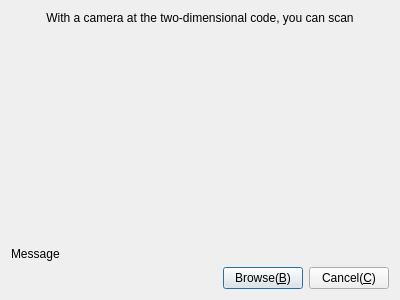
<?xml version="1.0" encoding="UTF-8"?>
<ui version="4.0">
 <class>CDlgScanQRcode</class>
 <widget class="QDialog" name="CDlgScanQRcode">
  <property name="geometry">
   <rect>
    <x>0</x>
    <y>0</y>
    <width>400</width>
    <height>300</height>
   </rect>
  </property>
  <property name="windowTitle">
   <string>Scan QR Code</string>
  </property>
  <layout class="QGridLayout" name="gridLayout">
   <item row="0" column="0">
    <widget class="QLabel" name="label">
     <property name="text">
      <string>With a camera at the two-dimensional code, you can scan</string>
     </property>
     <property name="alignment">
      <set>Qt::AlignCenter</set>
     </property>
     <property name="wordWrap">
      <bool>true</bool>
     </property>
    </widget>
   </item>
   <item row="1" column="0">
    <layout class="QHBoxLayout" name="horizontalLayout">
     <item>
      <spacer name="verticalSpacer">
       <property name="orientation">
        <enum>Qt::Vertical</enum>
       </property>
       <property name="sizeHint" stdset="0">
        <size>
         <width>13</width>
         <height>13</height>
        </size>
       </property>
      </spacer>
     </item>
     <item>
      <layout class="QGridLayout" name="glayPlay"/>
     </item>
     <item>
      <spacer name="verticalSpacer_2">
       <property name="orientation">
        <enum>Qt::Vertical</enum>
       </property>
       <property name="sizeHint" stdset="0">
        <size>
         <width>20</width>
         <height>40</height>
        </size>
       </property>
      </spacer>
     </item>
    </layout>
   </item>
   <item row="2" column="0">
    <widget class="QLabel" name="lbText">
     <property name="text">
      <string notr="true">Message</string>
     </property>
    </widget>
   </item>
   <item row="3" column="0">
    <layout class="QHBoxLayout" name="horizontalLayout_2">
     <item>
      <spacer name="horizontalSpacer_3">
       <property name="orientation">
        <enum>Qt::Horizontal</enum>
       </property>
       <property name="sizeHint" stdset="0">
        <size>
         <width>40</width>
         <height>20</height>
        </size>
       </property>
      </spacer>
     </item>
     <item>
      <widget class="QPushButton" name="pushBrowse">
       <property name="text">
        <string>Browse(&amp;B)</string>
       </property>
       <property name="icon">
        <iconset resource="../../Resource/Resource.qrc">
         <normaloff>:/icon/Browse</normaloff>:/icon/Browse</iconset>
       </property>
      </widget>
     </item>
     <item>
      <widget class="QPushButton" name="Cancel">
       <property name="text">
        <string>Cancel(&amp;C)</string>
       </property>
       <property name="icon">
        <iconset resource="../../Resource/Resource.qrc">
         <normaloff>:/icon/Cancel</normaloff>:/icon/Cancel</iconset>
       </property>
      </widget>
     </item>
    </layout>
   </item>
  </layout>
 </widget>
 <resources>
  <include location="../../Resource/Resource.qrc"/>
 </resources>
 <connections/>
</ui>
